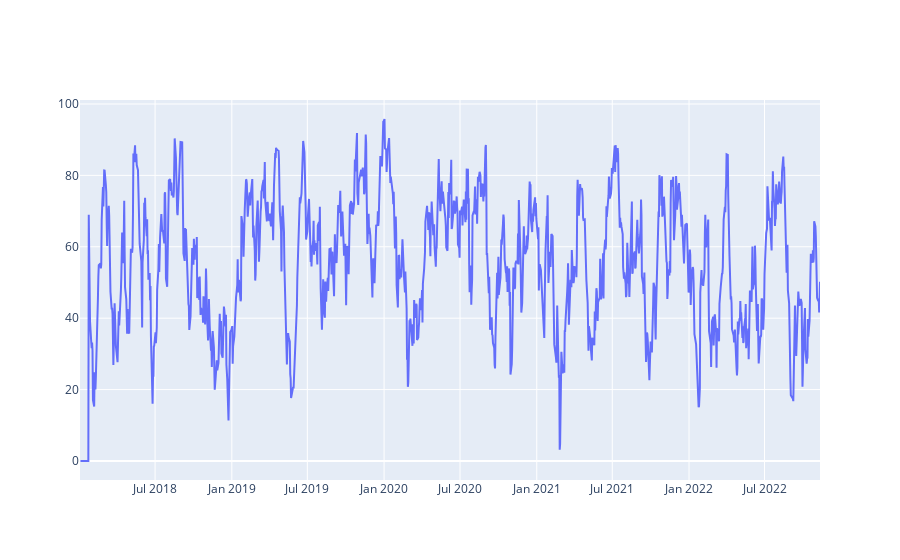

Notebook source saved alongside this figure:
### Markdown cell above
RSI =>  Relative Strength Indicator

### Code cell
def releatvive_strength_index(df, n = 14):
    close = df['Close']
    delta = close.diff() # lay nhung gia tri uniquy trong  du lieu close 
    delta = delta[1:]
    pricesUp = delta.copy()
    pricesDown = delta.copy()
    pricesUp[pricesUp < 0 ] = 0
    pricesDown[pricesDown >  0 ] = 0
    rollUp = pricesUp.rolling(n).mean()
    rollDown = pricesDown.abs().rolling(n).mean()
    rs = rollUp / rollDown
    rsi = 100.0 - (100.0 / (1 + rs))
    return rsi;


AAPL['RSI'] = releatvive_strength_index(AAPL).fillna(0)
fig = go.Figure(go.Scatter(x = AAPL.Date, y = AAPL.RSI, name="RSI"))
fig.show()

### Figure 1 — Plotly figure (JSON) as saved in the notebook; plotly's stock layout.template omitted (floating-point values rounded to 4 significant figures; data arrays with more than 128 entries replaced by an {"elided": "..."} marker saying what was removed)
{"data": [{"name": "RSI", "type": "scatter", "x": {"elided": "1226 str values"}, "y": {"elided": "1226 float values"}}], "layout": {}}
